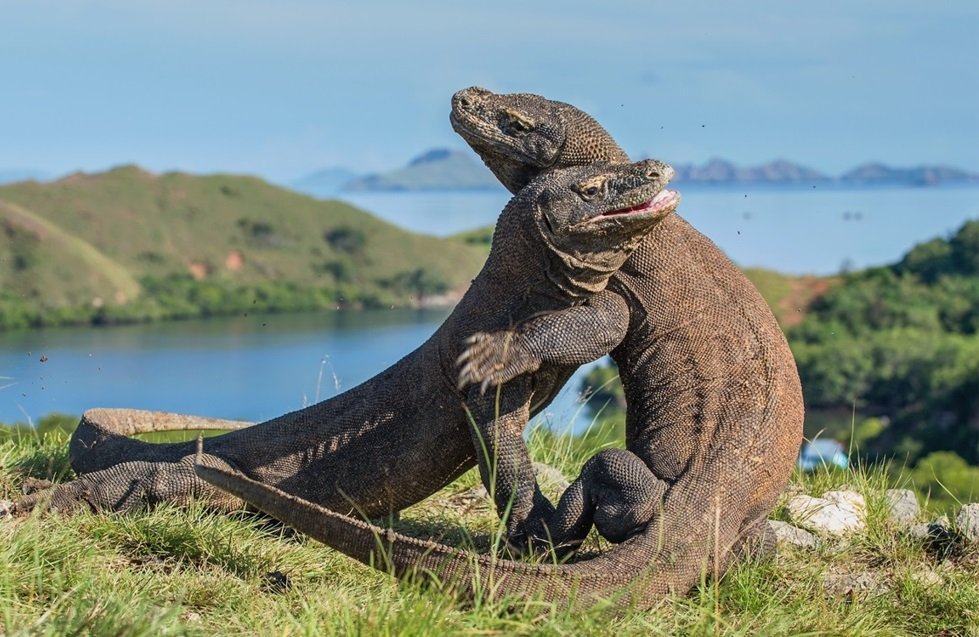
#> input picture komodo.jpg, 979 x 637 px, found by its file name
$ jupyter execute lab01HBL_ShengHong.ipynb
#> lines starting #> are read from the running program, lines starting #| are printed output that depends on the picture
# Lab 01 HBL: Image Loading and Display Practice

**Objective:** Practice loading images in grayscale and processing color images correctly.

## Task 1: Grayscale Loading

1. Load the image `images2/komodo.jpg` in **Grayscale** mode.
2. Display it using `matplotlib.pyplot` with the correct colormap.
3. Set the title to "Grayscale Image".

[cell 1]
import cv2
import numpy as np
import matplotlib.pyplot as plt
import os
import glob

[cell 2]
img_gray = cv2.imread('images2/komodo.jpg', cv2.IMREAD_GRAYSCALE)
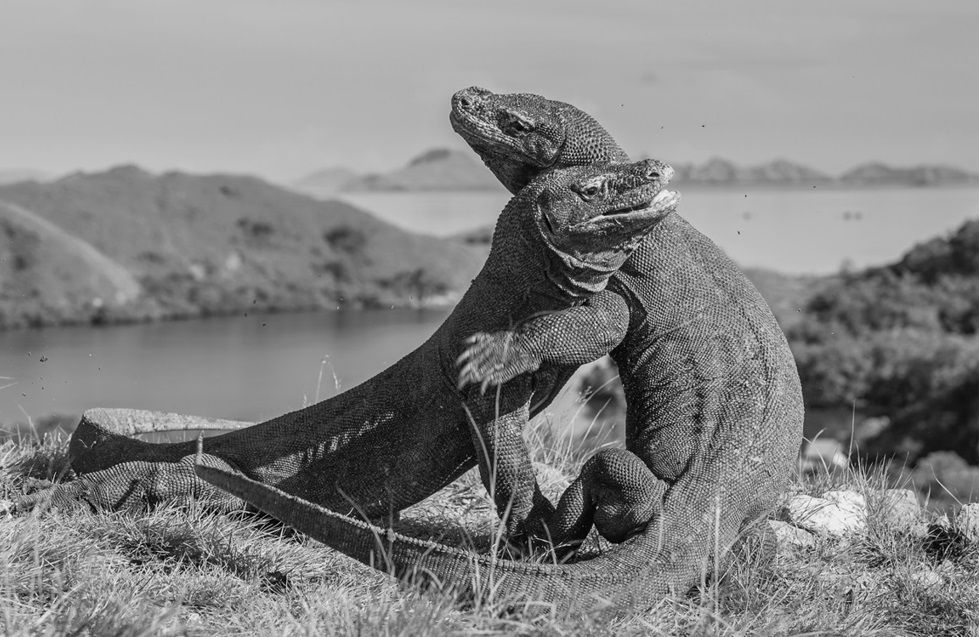
#> img_gray: shape (637, 979); min 0, max 250, mean 131.6

[cell 3]
print("Grayscale Image Shape", img_gray.shape)
#| Grayscale Image Shape (637, 979)

[cell 4]
plt.figure(figsize=(6,6))
plt.imshow(img_gray, cmap='gray')
plt.title("Grayscale Image")
plt.axis('off')
plt.show()

## Task 2: Color Conversion

1. Load the image `images2/komodo.jpg` in Color (Standard).
2. Convert the image from **BGR** (OpenCV default) to **RGB**.
3. Display the result with the title "RGB Image".

[cell 5]
img_bgr = cv2.imread('images2/komodo.jpg')
#> img_bgr is the input picture: shape (637, 979, 3); mean B, G, R 128, 136.3, 123.6

[cell 6]
print("colour Image Shape:", img_bgr.shape)
#| colour Image Shape: (637, 979, 3)

[cell 7]
img_rgb = cv2.cvtColor(img_bgr, cv2.COLOR_BGR2RGB)

plt.figure(figsize=(6,6))
plt.imshow(img_rgb)
plt.title("RGB Image")
plt.axis('off')
plt.show()


$ run again, with dog800x600.jpg copied over komodo.jpg
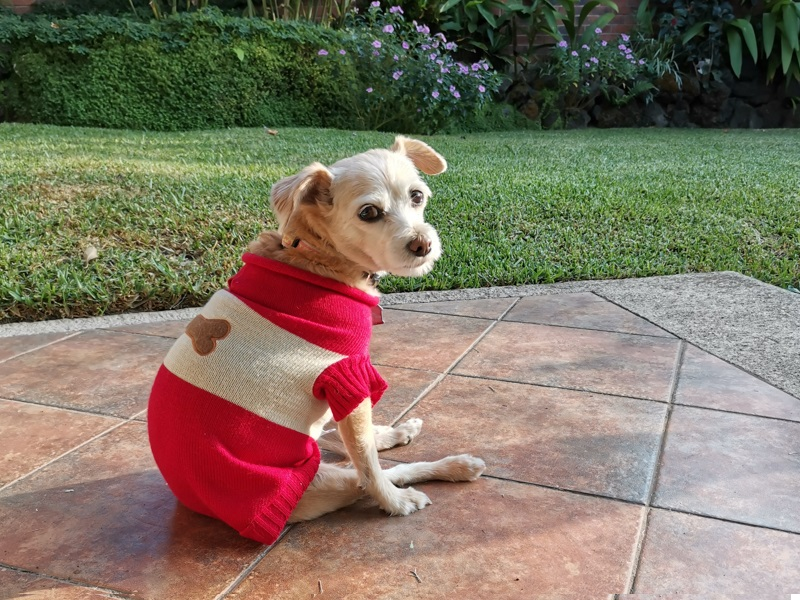
#> input picture dog800x600.jpg, 800 x 600 px, found by its file name
#> `img_gray = cv2.imread('images2/komodo.jpg', cv2.IMREAD_GRAYSCALE)`:
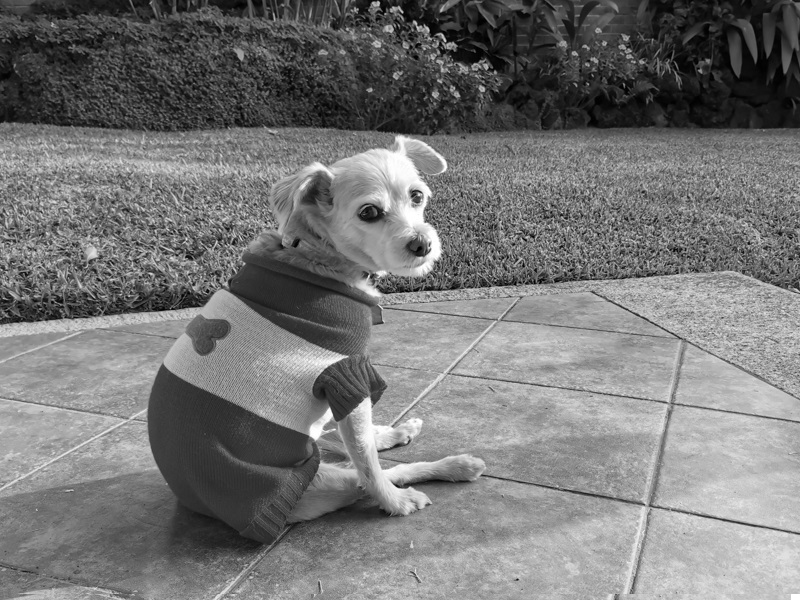
#> img_gray: shape (600, 800); min 0, max 255, mean 118.4
#| Grayscale Image Shape (600, 800)
#> img_bgr is the input picture: shape (600, 800, 3); mean B, G, R 99.8, 116.8, 128.5
#| colour Image Shape: (600, 800, 3)
